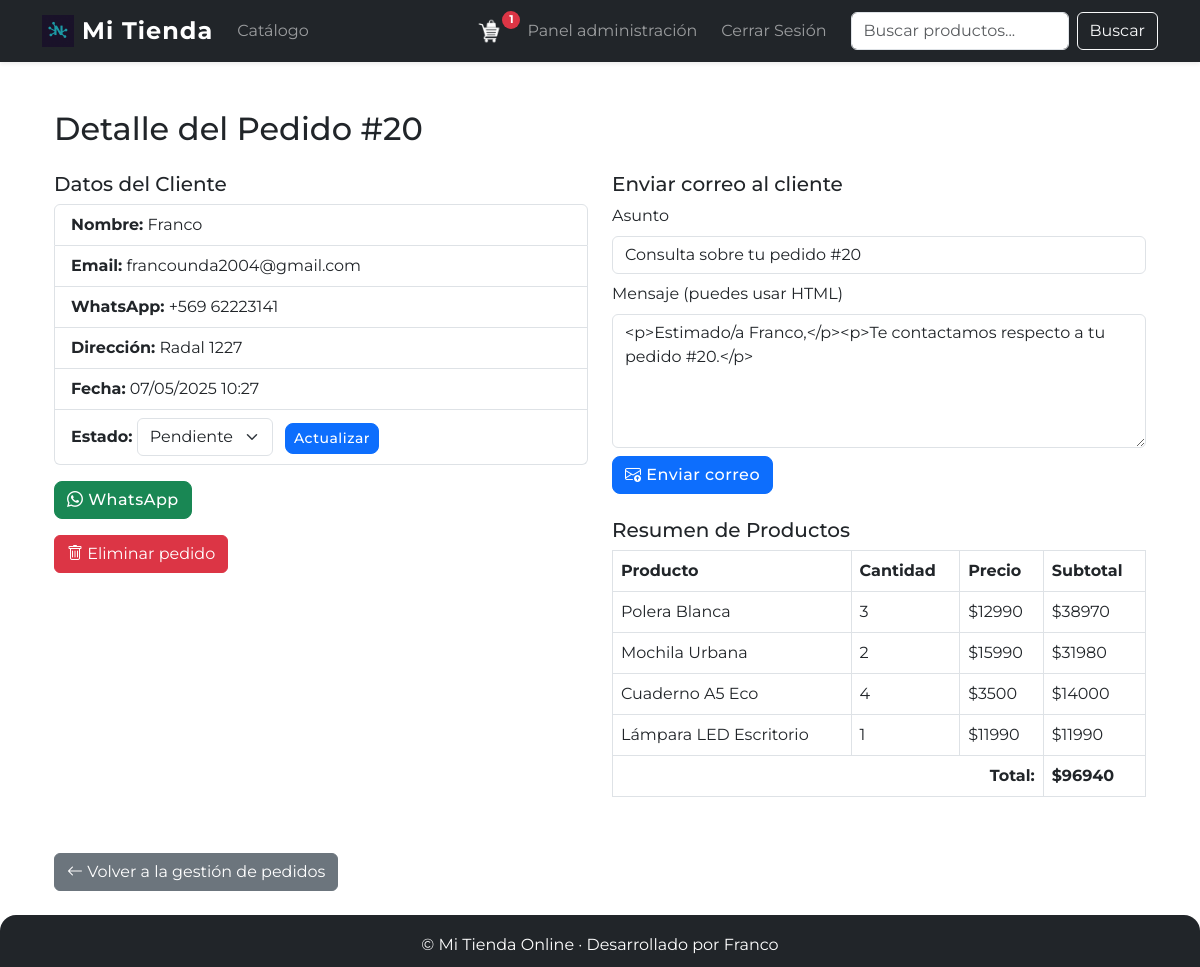
Page /panel/pedidos/20/ (signed in) on the committed database.
### tienda/models.py (models this page shows, shortened)
class Carrito(models.Model):
    usuario = models.OneToOneField(User, on_delete=models.CASCADE, null=True, blank=True)
    fecha_creacion = models.DateTimeField(auto_now_add=True)

class Pedido(models.Model):
    ESTADOS = (
        ('pendiente', 'Pendiente'),
        ('pagado', 'Pagado'),
        ('enviado', 'Enviado'),
        ('entregado', 'Entregado'),
    )
    usuario = models.ForeignKey(User, on_delete=models.CASCADE, null=True, blank=True)
    fecha_creacion = models.DateTimeField(auto_now_add=True)
    estado = models.CharField(max_length=20, choices=ESTADOS, default='pendiente')
    direccion_envio = models.TextField()
    total = models.DecimalField(max_digits=10, decimal_places=2)
    nombre_receptor = models.CharField(max_length=100, default="Sin nombre")
    email = models.EmailField(default="sinemail@ejemplo.com")
    telefono = models.CharField(max_length=20, default="", help_text="Número de WhatsApp/contacto")

class ItemPedido(models.Model):
    pedido = models.ForeignKey(Pedido, on_delete=models.CASCADE, related_name='items')
    producto = models.ForeignKey(Producto, on_delete=models.PROTECT)
    cantidad = models.PositiveIntegerField(default=1)
    precio_unitario = models.DecimalField(max_digits=10, decimal_places=2)
    def subtotal(self):
        return self.precio_unitario * self.cantidad

class Producto(models.Model):
    nombre = models.CharField(max_length=100)
    descripcion = models.TextField()
    precio = models.DecimalField(max_digits=10, decimal_places=2)
    imagen = models.ImageField(upload_to='productos/')
    stock = models.PositiveIntegerField(default=0)
    disponible = models.BooleanField(default=True)
    fecha_creacion = models.DateTimeField(auto_now_add=True)

### tienda/views.py (the view, shortened to what this page needs)
# urls.py: path('panel/pedidos/<int:pedido_id>/', views.admin_pedido_detalle, name='admin_pedido_detalle'),
@staff_member_required
def admin_pedido_detalle(request, pedido_id):
    pedido = get_object_or_404(Pedido, id=pedido_id)
    items = pedido.items.all()
    return render(request, 'tienda/admin_pedido_detalle.html', {'pedido': pedido, 'items': items})

### tienda/context_processors.py (called while the page is built, shortened)
def carrito(request):
    if request.user.is_authenticated:
        carrito, _ = Carrito.objects.get_or_create(usuario=request.user)
        return {'carrito': carrito}

### templates/tienda/admin_pedido_detalle.html (shortened to what this page needs)
{% extends 'base.html' %}
{% block content %}
<div class="container py-4">
    <h2 class="mb-4">Detalle del Pedido #{{ pedido.id }}</h2>
    <div class="row mb-4">
        <div class="col-md-6">
            <h5>Datos del Cliente</h5>
            <ul class="list-group mb-3">
                <li class="list-group-item"><strong>Nombre:</strong> {{ pedido.nombre_receptor }}</li>
                <li class="list-group-item"><strong>Email:</strong> {{ pedido.email }}</li>
                <li class="list-group-item"><strong>WhatsApp:</strong> {{ pedido.telefono }}</li>
                <li class="list-group-item"><strong>Dirección:</strong> {{ pedido.direccion_envio }}</li>
                <li class="list-group-item"><strong>Fecha:</strong> {{ pedido.fecha_creacion|date:"d/m/Y H:i" }}</li>
                <li class="list-group-item"><strong>Estado:</strong>
                    <form method="post" class="d-inline">
                        <select name="estado" class="form-select d-inline w-auto" style="display:inline-block;">
                            {% for key, value in pedido.ESTADOS %}
                                <option value="{{ key }}" {% if pedido.estado == key %}selected{% endif %}>{{ value }}</option>
                            {% endfor %}
                        </select>
                        <button type="submit" class="btn btn-sm btn-primary ms-2">Actualizar</button>
                    </form>
                </li>
            </ul>
            <div class="d-flex gap-2 mb-3">
                <a href="https://wa.me/{{ pedido.telefono|cut:'+' }}" target="_blank" class="btn btn-success"><i class="bi bi-whatsapp"></i> WhatsApp</a>
            </div>
            <form method="post" onsubmit="return confirm('¿Estás seguro de eliminar este pedido?');">
                <button type="submit" class="btn btn-danger"><i class="bi bi-trash"></i> Eliminar pedido</button>
            </form>
        </div>
        <div class="col-md-6">
            <h5>Enviar correo al cliente</h5>
            <form method="post" class="mb-4">
                <div class="mb-2">
                    <label for="asunto" class="form-label">Asunto</label>
                    <input type="text" class="form-control" name="asunto" id="asunto" required value="Consulta sobre tu pedido #{{ pedido.id }}">
                </div>
                <div class="mb-2">
                    <label for="mensaje" class="form-label">Mensaje (puedes usar HTML)</label>
                    <textarea class="form-control" name="mensaje" id="mensaje" rows="5" required><p>Estimado/a {{ pedido.nombre_receptor }},</p><p>Te contactamos respecto a tu pedido #{{ pedido.id }}.</p></textarea>
                </div>
                <button type="submit" class="btn btn-primary"><i class="bi bi-envelope-arrow-up"></i> Enviar correo</button>
            </form>
            <h5>Resumen de Productos</h5>
            <table class="table table-bordered">
                <thead>
                    <tr>
                        <th>Producto</th>
                        <th>Cantidad</th>
                        <th>Precio</th>
                        <th>Subtotal</th>
                    </tr>
                </thead>
                <tbody>
                    {% for item in items %}
                    <tr>
                        <td>{{ item.producto.nombre }}</td>
                        <td>{{ item.cantidad }}</td>
                        <td>${{ item.precio_unitario|floatformat:0 }}</td>
                        <td>${{ item.subtotal|floatformat:0 }}</td>
                    </tr>
                    {% endfor %}
                </tbody>
                <tfoot>
                    <tr>
                        <td colspan="3" class="text-end"><strong>Total:</strong></td>
                        <td><strong>${{ pedido.total|floatformat:0 }}</strong></td>
                    </tr>
                </tfoot>
            </table>
        </div>
    </div>
    <a href="{% url 'admin_pedidos' %}" class="btn btn-secondary mt-3"><i class="bi bi-arrow-left"></i> Volver a la gestión de pedidos</a>
</div>
{% endblock %}

### templates/base.html (shortened to what this page needs)
<!DOCTYPE html>
<html lang="es">
<head>
    <link href="https://cdn.jsdelivr.net/npm/bootstrap@5.3.0/dist/css/bootstrap.min.css" rel="stylesheet">
    {% load static %}
    {% load humanize %}
    <link rel="stylesheet" href="{% static 'css/style.css' %}">
    <link rel="stylesheet" href="https://cdn.jsdelivr.net/npm/bootstrap-icons@1.11.1/font/bootstrap-icons.min.css">
</head>
<body>
    <nav class="navbar navbar-expand-lg navbar-dark bg-dark shadow-sm sticky-top py-2">
        <div class="container">
            <a class="navbar-brand d-flex align-items-center gap-2 fw-bold" href="{% url 'home' %}" style="font-size: 1.5rem; letter-spacing: 1px;">
                <img src="{% static 'img/logo.png' %}" alt="Logo" width="32" height="32" style="object-fit:contain;"> Mi Tienda
            </a>
            <div class="collapse navbar-collapse" id="navbarNav">
                <ul class="navbar-nav me-auto mb-2 mb-lg-0">
                    <li class="nav-item">
                        <a class="nav-link" href="{% url 'catalogo' %}">Catálogo</a>
                    </li>
                </ul>
                <ul class="navbar-nav align-items-lg-center gap-lg-2">
                    <li class="nav-item">
                        <a class="nav-link position-relative" href="{% url 'ver_carrito' %}">
                            <img src="{% static 'img/carrito.png' %}" alt="Carrito" width="28" height="28" style="vertical-align: middle;">
                            {% if carrito and carrito.itemcarrito_set.count > 0 %}
                                <span class="position-absolute start-100 translate-middle badge rounded-pill bg-danger"
                                    style="top: 25%; font-size: 0.7rem; padding: 0.3em 0.5em; min-width: 18px; min-height: 18px;">
                                    {{ carrito.itemcarrito_set.count }}
                                </span>
                            {% endif %}
                        </a>
                    </li>
                    {% if user.is_authenticated %}
                        {% if user.is_staff %}
                        <li class="nav-item">
                            <a class="nav-link" href="{% url 'panel_admin' %}">Panel administración</a>
                        </li>
                        {% endif %}
                        <li class="nav-item">
                            <form method="post" action="{% url 'logout' %}" class="mb-0">
                                <button type="submit" class="nav-link btn btn-link">Cerrar Sesión</button>
                            </form>
                        </li>
                    {% endif %}
                </ul>
                <form class="d-flex ms-lg-3 mt-3 mt-lg-0" role="search" method="get" action="{% url 'catalogo' %}">
                    <input class="form-control me-2" type="search" placeholder="Buscar productos..." aria-label="Buscar" name="q" value="{{ request.GET.q|default:'' }}" style="min-width: 180px;">
                    <button class="btn btn-outline-light" type="submit">Buscar</button>
                </form>
            </div>
        </div>
    </nav>
    <div class="container mt-4">
        <div aria-live="polite" aria-atomic="true" class="position-fixed top-0 end-0 p-3" style="z-index: 1080; min-width: 320px;">
        </div>
        {% block content %}
        {% endblock %}
    </div>
</body>
<footer class="footer">
    <div>© {{ now|date:'Y' }} Mi Tienda Online &middot; Desarrollado por Franco</div>
</footer>
</html>

### static/css/style.css (style rules this page uses)
.btn-primary, .btn-success { border-radius: 8px; font-weight: 500; letter-spacing: 0.5px; }
.footer { background: #212529; color: #fff; padding: 18px 0 10px 0; text-align: center; font-size: 1em; margin-top: auto; border-top-left-radius: 16px; border-top-right-radius: 16px; }
body, html { font-family: 'Montserrat', 'Segoe UI', Tahoma, Geneva, Verdana, sans-serif; height: 100%; }
body { min-height: 100vh; display: flex; flex-direction: column; }
.btn, .btn-primary, .btn-success, .btn-danger, .btn-secondary { transition: background 0.2s, color 0.2s, box-shadow 0.2s, transform 0.15s; }
.table td, .table th { vertical-align: middle; }

### rows in the picture
Carrito: itemcarrito_set.count "1"
Pedido: id "20", nombre_receptor "Franco", email "francounda2004@gmail.com", telefono "+569 62223141", direccion_envio "Radal 1227", fecha_creacion "07/05/2025 10:27", estado "Pendiente", asunto "Consulta sobre tu pedido #20", mensaje "<p>Estimado/a Franco,</p><p>Te contactamos respecto a tu pedido #20.</p>", total "96940"
ItemPedido: producto.nombre "Polera Blanca", cantidad "3", precio_unitario "12990", subtotal "38970"
ItemPedido: producto.nombre "Mochila Urbana", cantidad "2", precio_unitario "15990", subtotal "31980"
ItemPedido: producto.nombre "Cuaderno A5 Eco", cantidad "4", precio_unitario "3500", subtotal "14000"
ItemPedido: producto.nombre "Lámpara LED Escritorio", cantidad "1", precio_unitario "11990", subtotal "11990"
